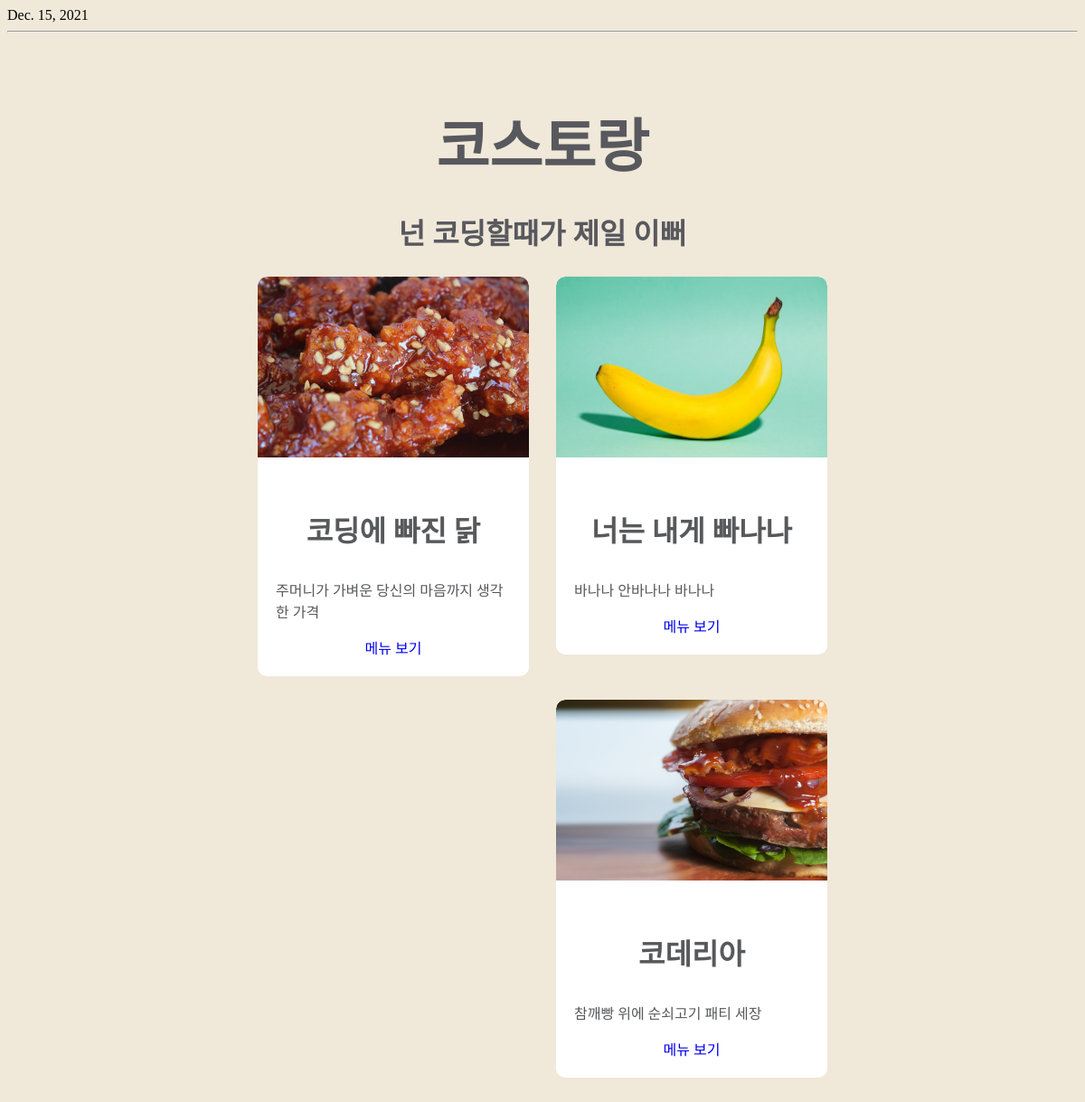
The page /foods/menu/ on the database its author committed.
### foods/models.py (models this page shows, shortened)
class Menu(models.Model):
    name = models.CharField(max_length=50)
    description = models.CharField(max_length=100)
    price = models.IntegerField()
    img_path = models.CharField(max_length=255)

### foods/views.py (the view)
# urls.py: path('menu/', views.index),
def index(request):
    context = dict()
    today = datetime.today().date()
    menus = Menu.objects.all()
    context['date'] = today
    context['menus'] = menus
    return render(request, 'foods/index.html', context=context )

### foods/templates/foods/index.html
{% extends './base.html' %}
{% load static %}
  {% block date-block %}
  <div> {{date}} </div>
  {% endblock date-block %}
  {% block food-container %}
    {% for menu in menus %}
      <div class="food">
        <img src={% get_static_prefix %}{{menu.img_path}} width="300px" height="200px"/>
        <div class="info">
          <h3>{{menu.name}}</h3>
          <P>{{menu.description}}</p>
          <a href="{{menu.id}}">메뉴 보기</a>
        </div>
      </div>
    {% endfor %}
  {% endblock food-container %}

### foods/static/foods/css/styles.css (style rules this page uses)
* { box-sizing: border-box; }
body { background-color : #f0e8d9; }
.food { background-color : white; width: 300px; margin-left: auto; margin-right: auto; border-radius: 10px; overflow: hidden; margin-bottom: 50px; float: left; margin-left: 15px; margin-right: 15px; }
.food h3 { color: #58595b; font-size: 32px; font-family: Jua; }
.food p { color: #58595b; font-size: 16px; font-family: Jua; text-align: left; }
.food a { color: #0000ee; font-size: 16px; font-family: Jua; text-decoration: none; }
.food .info { padding: 20px; text-align: center; }
.food img { border-top-left-radius: 10px; border-top-right-radius: 10px; }

### rows shown on the page
Menu: img_path (picture), name "코딩에 빠진 닭", description "주머니가 가벼운 당신의 마음까지 생각한 가격"
Menu: img_path (picture), name "너는 내게 빠나나", description "바나나 안바나나 바나나"
Menu: img_path (picture), name "코데리아", description "참깨빵 위에 순쇠고기 패티 세장"

### other values the page prints
{{ date }} "Dec. 15, 2021"
